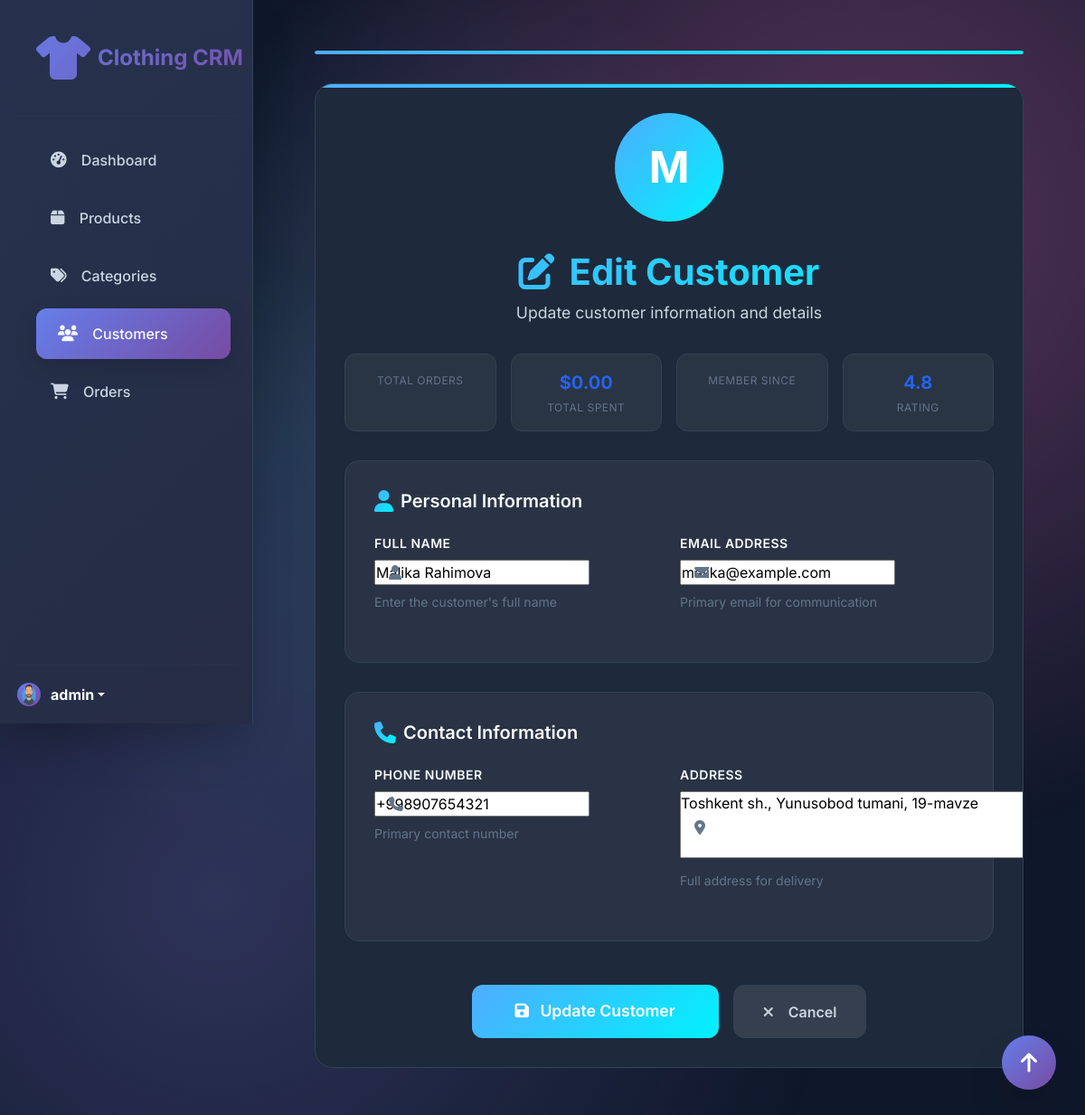
/customers/2/update/ (signed in), run on the app's committed database.
### accounts/models.py (models this page shows, shortened)
class Profile(models.Model):
    user = models.OneToOneField(User, on_delete=models.CASCADE)
    image = models.ImageField(default='default.jpg', upload_to='profile_pics')
    phone = models.CharField(max_length=15, blank=True, null=True)
    address = models.TextField(blank=True, null=True)

### dashboard/models.py (models this page shows, shortened)
class Customer(models.Model):
    user = models.OneToOneField(User, on_delete=models.CASCADE, blank=True, null=True)
    name = models.CharField(max_length=200)
    phone = models.CharField(max_length=15)
    email = models.EmailField(max_length=200)
    address = models.TextField()
    created_at = models.DateTimeField(auto_now_add=True)

### dashboard/views.py (the view)
# urls.py: path('customers/<int:pk>/update/', views.customer_update, name='customer_update'),
@login_required
def customer_update(request, pk):
    customer = get_object_or_404(Customer, pk=pk)
    if request.method == 'POST':
        form = CustomerForm(request.POST, instance=customer)
        if form.is_valid():
            form.save()
            messages.success(request, 'Customer updated successfully!')
            return redirect('dashboard:customer_detail', pk=customer.pk)
    else:
        form = CustomerForm(instance=customer)
    return render(request, 'dashboard/customer_form.html',
                  {'form': form, 'customer': customer, 'title': 'Update Customer'})

### dashboard/forms.py
class CustomerForm(forms.ModelForm):
    class Meta:
        model = Customer
        fields = ['name', 'phone', 'email', 'address']
        widgets = {
            'address': forms.Textarea(attrs={'rows': 3}),
        }

### templates/dashboard/customer_form.html (shortened to what this page needs)
{% extends 'base.html' %}
{% load crispy_forms_tags %}
{% block content %}
<div class="container-fluid">
    <div class="form-progress">
        <div class="progress-bar" style="width: 60%;"></div>
    </div>
    <div class="form-container">
        <div class="form-header">
            <div class="customer-avatar-preview" id="avatarPreview">
            </div>
            <h1 class="form-title">
                {% if customer %}
                    <i class="fas fa-edit me-3"></i>Edit Customer
                {% else %}
                    <i class="fas fa-user-plus me-3"></i>Add New Customer
                {% endif %}
            </h1>
            <p class="form-subtitle">
                {% if customer %}
                    Update customer information and details
                {% else %}
                    Add a new customer to your database
                {% endif %}
            </p>
        </div>
        {% if customer %}
        <div class="customer-stats">
            <div class="stat-preview">
                <div class="stat-label">Total Orders</div>
            </div>
            <div class="stat-preview">
                <div class="stat-number">${{ customer.total_spent|default:"0"|floatformat:2 }}</div>
                <div class="stat-label">Total Spent</div>
            </div>
            <div class="stat-preview">
                <div class="stat-label">Member Since</div>
            </div>
            <div class="stat-preview">
                <div class="stat-number">4.8</div>
                <div class="stat-label">Rating</div>
            </div>
        </div>
        {% endif %}
        <form method="POST" id="customerForm">
            <div class="form-section">
                <h3 class="section-title">
                    <i class="fas fa-user section-icon"></i>
                    Personal Information
                </h3>
                <div class="row">
                    <div class="col-md-6">
                        <div class="form-group">
                            <label for="{{ form.name.id_for_label }}" class="form-label">Full Name</label>
                            <div class="input-with-icon">
                                <i class="fas fa-user input-icon"></i>
                                {{ form.name }}
                            </div>
                            <div class="form-text">Enter the customer's full name</div>
                        </div>
                    </div>
                    <div class="col-md-6">
                        <div class="form-group">
                            <label for="{{ form.email.id_for_label }}" class="form-label">Email Address</label>
                            <div class="input-with-icon">
                                <i class="fas fa-envelope input-icon"></i>
                                {{ form.email }}
                            </div>
                            <div class="form-text">Primary email for communication</div>
                        </div>
                    </div>
                </div>
            </div>
            <div class="form-section">
                <h3 class="section-title">
                    <i class="fas fa-phone section-icon"></i>
                    Contact Information
                </h3>
                <div class="row">
                    <div class="col-md-6">
                        <div class="form-group">
                            <label for="{{ form.phone.id_for_label }}" class="form-label">Phone Number</label>
                            <div class="input-with-icon">
                                <i class="fas fa-phone input-icon"></i>
                                {{ form.phone }}
                            </div>
                            <div class="form-text">Primary contact number</div>
                        </div>
                    </div>
                    <div class="col-md-6">
                        <div class="form-group">
                            <label for="{{ form.address.id_for_label }}" class="form-label">Address</label>
                            <div class="input-with-icon">
                                <i class="fas fa-map-marker-alt input-icon"></i>
                                {{ form.address }}
                            </div>
                            <div class="form-text">Full address for delivery</div>
                        </div>
                    </div>
                </div>
            </div>
            <div class="form-actions">
                <button type="submit" class="btn-submit">
                    <i class="fas fa-save me-2"></i>
                    {% if customer %}Update Customer{% else %}Create Customer{% endif %}
                </button>
                <a href="{% if customer %}{% url 'dashboard:customer_detail' customer.id %}{% else %}{% url 'dashboard:customer_list' %}{% endif %}" class="btn-cancel">
                    <i class="fas fa-times me-2"></i>Cancel
                </a>
            </div>
        </form>
    </div>
</div>
{% endblock %}

### templates/base.html (shortened to what this page needs)
<!DOCTYPE html>
<html lang="en">
<head>
    <link href="https://cdn.jsdelivr.net/npm/bootstrap@5.3.0/dist/css/bootstrap.min.css" rel="stylesheet">
    <link rel="stylesheet" href="https://cdnjs.cloudflare.com/ajax/libs/font-awesome/6.4.0/css/all.min.css">
</head>
<body>
    <div class="d-flex">
        <div class="sidebar d-none d-md-flex flex-column flex-shrink-0 p-3">
            <a href="{% url 'dashboard:dashboard' %}" class="d-flex align-items-center mb-3 mb-md-0 me-md-auto text-white text-decoration-none navbar-brand">
                <i class="fas fa-tshirt fa-2x me-2"></i>
                <span class="fs-4">Clothing CRM</span>
            </a>
            <hr style="border-color: var(--dark-border);">
            <ul class="nav nav-pills flex-column mb-auto">
                <li class="nav-item">
                    <a href="{% url 'dashboard:dashboard' %}" class="nav-link {% if request.resolver_match.url_name == 'dashboard' %}active{% endif %}">
                        <i class="fas fa-tachometer-alt"></i>
                        Dashboard
                    </a>
                </li>
                <li>
                    <a href="{% url 'dashboard:product_list' %}" class="nav-link {% if 'product' in request.resolver_match.url_name %}active{% endif %}">
                        <i class="fas fa-box"></i>
                        Products
                    </a>
                </li>
                <li>
                    <a href="{% url 'dashboard:category_list' %}" class="nav-link {% if 'category' in request.resolver_match.url_name %}active{% endif %}">
                        <i class="fas fa-tags"></i>
                        Categories
                    </a>
                </li>
                <li>
                    <a href="{% url 'dashboard:customer_list' %}" class="nav-link {% if 'customer' in request.resolver_match.url_name %}active{% endif %}">
                        <i class="fas fa-users"></i>
                        Customers
                    </a>
                </li>
                <li>
                    <a href="{% url 'dashboard:order_list' %}" class="nav-link {% if 'order' in request.resolver_match.url_name %}active{% endif %}">
                        <i class="fas fa-shopping-cart"></i>
                        Orders
                    </a>
                </li>
            </ul>
            <hr style="border-color: var(--dark-border);">
            <div class="dropdown">
                <a href="#" class="d-flex align-items-center text-white text-decoration-none dropdown-toggle" id="dropdownUser1" data-bs-toggle="dropdown" aria-expanded="false">
                    {% if request.user.profile.image %}
                    <img src="{{ request.user.profile.image.url }}" alt="Profile" width="32" height="32" class="rounded-circle me-2 img-profile">
                    {% else %}
                    <i class="fas fa-user-circle fa-2x me-2"></i>
                    {% endif %}
                    <strong>{{ request.user.username }}</strong>
                </a>
            </div>
        </div>
        <div class="main-content flex-grow-1">
            <div class="container-fluid px-4 py-4 page-content">
                {% block content %}{% endblock %}
            </div>
        </div>
    </div>
    <button class="fab d-none d-md-block" onclick="window.scrollTo({top: 0, behavior: 'smooth'})">
        <i class="fas fa-arrow-up"></i>
    </button>
</body>
</html>

### templates/base.html (style rules this page uses)
:root { --primary-color: #2563eb; --primary-dark: #1d4ed8; --secondary-color: #10b981; --danger-color: #ef4444; --warning-color: #f59e0b; --info-color: #06b6d4; --dark-bg: #0f172a; --dark-surface: #1e293b; --dark-border: #334155; --text-primary: #f8fafc; --text-secondary: #cbd5e1; --text-muted: #64748b; --gradient-primary: linear-gradient(135deg, #667eea 0%, #764ba2 100%); --gradient-secondary: linear-gradient(135deg, #f093fb 0%, #f5576c 100%); --gradient-success: linear-gradient(135deg, #4facfe 0%, #00f2fe 100%); --shadow-lg: 0 20px 25px -5px rgba(0, 0, 0, 0.1), 0 10px 10px -5px rgba(0, 0, 0, 0.04); --shadow-xl: 0 25px 50px -12px rgba(0, 0, 0, 0.25); }
* { margin: 0; padding: 0; box-sizing: border-box; }
body { font-family: 'Inter', sans-serif; background: var(--dark-bg); color: var(--text-primary); overflow-x: hidden; }
body::before { content: ''; position: fixed; top: 0; left: 0; width: 100%; height: 100%; background: radial-gradient(circle at 20% 80%, rgba(120, 119, 198, 0.3) 0%, transparent 50%), radial-gradient(circle at 80% 20%, rgba(255, 119, 198, 0.3) 0%, transparent 50%), radial-gradient(circle at 40% 40%, rgba(120, 219, 255, 0.2) 0%, transparent 50%); z-index: -1; animation: backgroundShift 20s ease-in-out infinite; }
.sidebar { min-height: 100vh; background: var(--dark-surface); backdrop-filter: blur(20px); border-right: 1px solid var(--dark-border); color: var(--text-primary); width: 280px; position: fixed; left: 0; top: 0; z-index: 100; transition: all 0.3s cubic-bezier(0.4, 0, 0.2, 1); box-shadow: var(--shadow-xl); }
.sidebar::before { content: ''; position: absolute; top: 0; left: 0; right: 0; bottom: 0; background: var(--gradient-primary); opacity: 0.1; z-index: -1; }
.sidebar .nav-link { color: var(--text-secondary); padding: 1rem 1.5rem; margin: 0.25rem 1rem; border-radius: 12px; transition: all 0.3s cubic-bezier(0.4, 0, 0.2, 1); position: relative; overflow: hidden; font-weight: 500; }
.sidebar .nav-link::before { content: ''; position: absolute; top: 0; left: -100%; width: 100%; height: 100%; background: var(--gradient-primary); transition: left 0.3s cubic-bezier(0.4, 0, 0.2, 1); z-index: -1; }
.sidebar .nav-link:hover, .sidebar .nav-link.active { color: var(--text-primary); background: rgba(255, 255, 255, 0.1); transform: translateX(8px); box-shadow: 0 8px 25px rgba(0, 0, 0, 0.15); }
.sidebar .nav-link:hover::before, .sidebar .nav-link.active::before { left: 0; }
.sidebar .nav-link i { margin-right: 0.75rem; font-size: 1.1rem; transition: transform 0.3s ease; }
.sidebar .navbar-brand { padding: 1.5rem; font-size: 1.5rem; font-weight: 700; background: var(--gradient-primary); -webkit-background-clip: text; -webkit-text-fill-color: transparent; background-clip: text; animation: logoGlow 3s ease-in-out infinite alternate; }
.main-content { margin-left: 280px; padding: 2rem; min-height: 100vh; transition: margin-left 0.3s cubic-bezier(0.4, 0, 0.2, 1); }
.page-content { animation: fadeInUp 0.6s ease; }
.fab { position: fixed; bottom: 2rem; right: 2rem; width: 60px; height: 60px; border-radius: 50%; background: var(--gradient-primary); color: white; border: none; box-shadow: var(--shadow-xl); display: flex; align-items: center; justify-content: center; font-size: 1.5rem; transition: all 0.3s cubic-bezier(0.4, 0, 0.2, 1); z-index: 1000; }
.img-profile { border: 3px solid transparent; background: var(--gradient-primary); background-clip: padding-box; transition: all 0.3s ease; }

### data on the page
Customer: name "Malika Rahimova", email "malika@example.com", phone "+998907654321", address "Toshkent sh., Yunusobod tumani, 19-mavze"

### other printed values
{{ request.user.username }} "admin"
{{ customer.total_spent|default:"0"|floatformat:2 }} "0.00"
